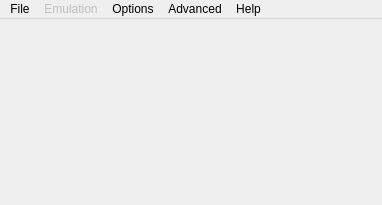
<?xml version="1.0" encoding="UTF-8"?>
<ui version="4.0">
 <class>QOP64WindowClass</class>
 <widget class="QMainWindow" name="QOP64WindowClass">
  <property name="geometry">
   <rect>
    <x>0</x>
    <y>0</y>
    <width>382</width>
    <height>205</height>
   </rect>
  </property>
  <property name="sizePolicy">
   <sizepolicy hsizetype="Fixed" vsizetype="Fixed">
    <horstretch>0</horstretch>
    <verstretch>0</verstretch>
   </sizepolicy>
  </property>
  <property name="minimumSize">
   <size>
    <width>382</width>
    <height>205</height>
   </size>
  </property>
  <property name="maximumSize">
   <size>
    <width>382</width>
    <height>205</height>
   </size>
  </property>
  <property name="windowTitle">
   <string>op64</string>
  </property>
  <widget class="QWidget" name="centralWidget"/>
  <widget class="QMenuBar" name="menuBar">
   <property name="geometry">
    <rect>
     <x>0</x>
     <y>0</y>
     <width>382</width>
     <height>21</height>
    </rect>
   </property>
   <widget class="QMenu" name="menuFile">
    <property name="title">
     <string>File</string>
    </property>
    <addaction name="actionOpen_ROM"/>
   </widget>
   <widget class="QMenu" name="menuOptions">
    <property name="title">
     <string>Options</string>
    </property>
    <addaction name="actionGraphics_Settings"/>
    <addaction name="actionAudio_Settings"/>
    <addaction name="actionRSP_Settings"/>
    <addaction name="actionInput_Settings"/>
    <addaction name="separator"/>
    <addaction name="actionEmulator_Settings"/>
   </widget>
   <widget class="QMenu" name="menuHelp">
    <property name="title">
     <string>Help</string>
    </property>
    <addaction name="actionAbout"/>
   </widget>
   <widget class="QMenu" name="menuAdvanced">
    <property name="title">
     <string>Advanced</string>
    </property>
    <addaction name="actionShow_Log"/>
   </widget>
   <widget class="QMenu" name="menuEmulation">
    <property name="enabled">
     <bool>false</bool>
    </property>
    <property name="title">
     <string>Emulation</string>
    </property>
    <widget class="QMenu" name="menuReset">
     <property name="title">
      <string>Reset</string>
     </property>
     <addaction name="actionSoft_Reset"/>
     <addaction name="actionHard_Reset"/>
    </widget>
    <addaction name="actionLimit_FPS"/>
    <addaction name="actionFullscreen"/>
    <addaction name="menuReset"/>
   </widget>
   <addaction name="menuFile"/>
   <addaction name="menuEmulation"/>
   <addaction name="menuOptions"/>
   <addaction name="menuAdvanced"/>
   <addaction name="menuHelp"/>
  </widget>
  <widget class="QStatusBar" name="statusBar">
   <property name="sizeGripEnabled">
    <bool>false</bool>
   </property>
  </widget>
  <action name="actionOpen_ROM">
   <property name="text">
    <string>Open ROM</string>
   </property>
  </action>
  <action name="actionRSP_Settings">
   <property name="text">
    <string>RSP Settings</string>
   </property>
  </action>
  <action name="actionGraphics_Settings">
   <property name="text">
    <string>Graphics Settings</string>
   </property>
  </action>
  <action name="actionAudio_Settings">
   <property name="text">
    <string>Audio Settings</string>
   </property>
  </action>
  <action name="actionInput_Settings">
   <property name="text">
    <string>Input Settings</string>
   </property>
  </action>
  <action name="actionEmulator_Settings">
   <property name="text">
    <string>Emulator Settings</string>
   </property>
  </action>
  <action name="actionAbout">
   <property name="text">
    <string>About</string>
   </property>
  </action>
  <action name="actionShow_Log">
   <property name="checkable">
    <bool>true</bool>
   </property>
   <property name="checked">
    <bool>false</bool>
   </property>
   <property name="text">
    <string>Show Log</string>
   </property>
  </action>
  <action name="actionLimit_FPS">
   <property name="checkable">
    <bool>true</bool>
   </property>
   <property name="checked">
    <bool>true</bool>
   </property>
   <property name="text">
    <string>Limit FPS</string>
   </property>
  </action>
  <action name="actionHard_Reset">
   <property name="text">
    <string>Hard Reset</string>
   </property>
  </action>
  <action name="actionSoft_Reset">
   <property name="text">
    <string>Soft Reset</string>
   </property>
  </action>
  <action name="actionFullscreen">
   <property name="text">
    <string>Fullscreen</string>
   </property>
   <property name="shortcut">
    <string>F11</string>
   </property>
  </action>
 </widget>
 <layoutdefault spacing="6" margin="11"/>
 <resources>
  <include location="qop64window.qrc"/>
 </resources>
 <connections/>
</ui>
